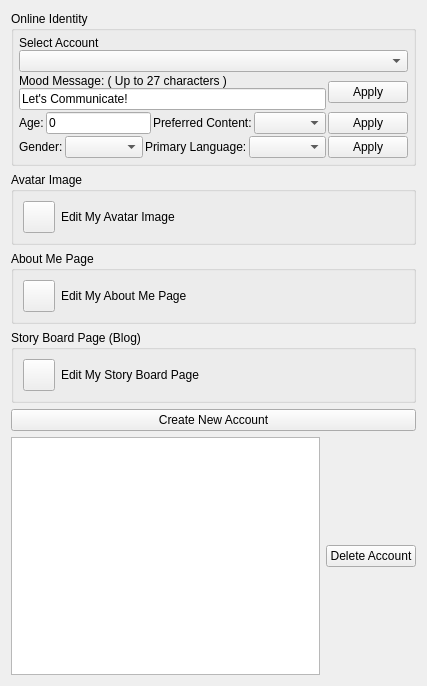
<?xml version="1.0" encoding="UTF-8"?>
<ui version="4.0">
 <class>AppletUserIdentityUi</class>
 <widget class="QWidget" name="AppletUserIdentityUi">
  <property name="geometry">
   <rect>
    <x>0</x>
    <y>0</y>
    <width>427</width>
    <height>686</height>
   </rect>
  </property>
  <property name="sizePolicy">
   <sizepolicy hsizetype="Expanding" vsizetype="Expanding">
    <horstretch>0</horstretch>
    <verstretch>0</verstretch>
   </sizepolicy>
  </property>
  <property name="windowTitle">
   <string>User Identity</string>
  </property>
  <layout class="QVBoxLayout" name="verticalLayout_4">
   <item>
    <widget class="QGroupBox" name="m_OnlineIdentityGroupBox">
     <property name="title">
      <string>Online Identity</string>
     </property>
     <layout class="QVBoxLayout" name="verticalLayout_3">
      <property name="spacing">
       <number>2</number>
      </property>
      <property name="leftMargin">
       <number>5</number>
      </property>
      <property name="topMargin">
       <number>5</number>
      </property>
      <property name="rightMargin">
       <number>5</number>
      </property>
      <property name="bottomMargin">
       <number>5</number>
      </property>
      <item>
       <layout class="QHBoxLayout" name="horizontalLayout_2">
        <item>
         <layout class="QVBoxLayout" name="verticalLayout_2">
          <property name="spacing">
           <number>0</number>
          </property>
          <item>
           <widget class="QLabel" name="m_UserNameLabel">
            <property name="text">
             <string>Select Account</string>
            </property>
           </widget>
          </item>
          <item>
           <widget class="QComboBox" name="m_AccountComboBox"/>
          </item>
         </layout>
        </item>
       </layout>
      </item>
      <item>
       <layout class="QHBoxLayout" name="horizontalLayout">
        <item>
         <layout class="QVBoxLayout" name="verticalLayout">
          <property name="spacing">
           <number>0</number>
          </property>
          <item>
           <widget class="QLabel" name="m_MoodMessageLabel">
            <property name="text">
             <string>Mood Message: ( Up to 27 characters )</string>
            </property>
           </widget>
          </item>
          <item>
           <widget class="QLineEdit" name="m_MoodMessageEdit">
            <property name="sizePolicy">
             <sizepolicy hsizetype="Expanding" vsizetype="Preferred">
              <horstretch>0</horstretch>
              <verstretch>0</verstretch>
             </sizepolicy>
            </property>
            <property name="text">
             <string>Let's Communicate!</string>
            </property>
           </widget>
          </item>
         </layout>
        </item>
        <item>
         <widget class="QPushButton" name="m_ApplyMoodButton">
          <property name="text">
           <string>Apply</string>
          </property>
         </widget>
        </item>
       </layout>
      </item>
      <item>
       <layout class="QHBoxLayout" name="horizontalLayout_5">
        <item>
         <widget class="QLabel" name="label_6">
          <property name="text">
           <string>Age:</string>
          </property>
         </widget>
        </item>
        <item>
         <widget class="QLineEdit" name="m_AgeEdit">
          <property name="sizePolicy">
           <sizepolicy hsizetype="Expanding" vsizetype="Preferred">
            <horstretch>0</horstretch>
            <verstretch>0</verstretch>
           </sizepolicy>
          </property>
          <property name="text">
           <string>0</string>
          </property>
         </widget>
        </item>
        <item>
         <widget class="QLabel" name="label">
          <property name="text">
           <string>Preferred Content:</string>
          </property>
         </widget>
        </item>
        <item>
         <widget class="QComboBox" name="m_ContentComboBox">
          <property name="sizePolicy">
           <sizepolicy hsizetype="Expanding" vsizetype="Preferred">
            <horstretch>0</horstretch>
            <verstretch>0</verstretch>
           </sizepolicy>
          </property>
         </widget>
        </item>
        <item>
         <widget class="QPushButton" name="m_ApplyAgeButton">
          <property name="text">
           <string>Apply</string>
          </property>
         </widget>
        </item>
       </layout>
      </item>
      <item>
       <layout class="QHBoxLayout" name="horizontalLayout_4">
        <item>
         <widget class="QLabel" name="label_3">
          <property name="text">
           <string>Gender:</string>
          </property>
         </widget>
        </item>
        <item>
         <widget class="QComboBox" name="m_GenderComboBox">
          <property name="sizePolicy">
           <sizepolicy hsizetype="Expanding" vsizetype="Preferred">
            <horstretch>0</horstretch>
            <verstretch>0</verstretch>
           </sizepolicy>
          </property>
         </widget>
        </item>
        <item>
         <widget class="QLabel" name="label_4">
          <property name="text">
           <string>Primary Language:</string>
          </property>
         </widget>
        </item>
        <item>
         <widget class="QComboBox" name="m_LanguageComboBox">
          <property name="sizePolicy">
           <sizepolicy hsizetype="Expanding" vsizetype="Preferred">
            <horstretch>0</horstretch>
            <verstretch>0</verstretch>
           </sizepolicy>
          </property>
         </widget>
        </item>
        <item>
         <widget class="QPushButton" name="m_ApplyGenderButton">
          <property name="text">
           <string>Apply</string>
          </property>
         </widget>
        </item>
       </layout>
      </item>
     </layout>
    </widget>
   </item>
   <item>
    <widget class="QGroupBox" name="m_AvatarImageGroupBox">
     <property name="sizePolicy">
      <sizepolicy hsizetype="Expanding" vsizetype="Preferred">
       <horstretch>0</horstretch>
       <verstretch>0</verstretch>
      </sizepolicy>
     </property>
     <property name="title">
      <string>Avatar Image</string>
     </property>
     <layout class="QHBoxLayout" name="horizontalLayout_6">
      <item>
       <widget class="VxPushButton" name="m_EditAvatarImageButton">
        <property name="minimumSize">
         <size>
          <width>32</width>
          <height>32</height>
         </size>
        </property>
        <property name="maximumSize">
         <size>
          <width>32</width>
          <height>32</height>
         </size>
        </property>
        <property name="text">
         <string/>
        </property>
        <property name="iconSize">
         <size>
          <width>48</width>
          <height>48</height>
         </size>
        </property>
       </widget>
      </item>
      <item>
       <widget class="QLabel" name="m_EditAvatarImageLabel">
        <property name="text">
         <string>Edit My Avatar Image</string>
        </property>
       </widget>
      </item>
     </layout>
    </widget>
   </item>
   <item>
    <widget class="QGroupBox" name="m_AboutMeGroupBox">
     <property name="sizePolicy">
      <sizepolicy hsizetype="Expanding" vsizetype="Preferred">
       <horstretch>0</horstretch>
       <verstretch>0</verstretch>
      </sizepolicy>
     </property>
     <property name="title">
      <string>About Me Page</string>
     </property>
     <layout class="QHBoxLayout" name="horizontalLayout_3">
      <item>
       <widget class="VxPushButton" name="m_EditAboutMeButton">
        <property name="minimumSize">
         <size>
          <width>32</width>
          <height>32</height>
         </size>
        </property>
        <property name="maximumSize">
         <size>
          <width>32</width>
          <height>32</height>
         </size>
        </property>
        <property name="text">
         <string/>
        </property>
        <property name="iconSize">
         <size>
          <width>48</width>
          <height>48</height>
         </size>
        </property>
       </widget>
      </item>
      <item>
       <widget class="QLabel" name="m_EditAboutMeLabel">
        <property name="text">
         <string>Edit My About Me Page</string>
        </property>
       </widget>
      </item>
     </layout>
    </widget>
   </item>
   <item>
    <widget class="QGroupBox" name="m_StoryBoardGroupBox">
     <property name="sizePolicy">
      <sizepolicy hsizetype="Expanding" vsizetype="Preferred">
       <horstretch>0</horstretch>
       <verstretch>0</verstretch>
      </sizepolicy>
     </property>
     <property name="title">
      <string>Story Board Page (Blog)</string>
     </property>
     <layout class="QHBoxLayout" name="horizontalLayout_7">
      <item>
       <widget class="VxPushButton" name="m_EditStoryboardButton">
        <property name="minimumSize">
         <size>
          <width>32</width>
          <height>32</height>
         </size>
        </property>
        <property name="maximumSize">
         <size>
          <width>32</width>
          <height>32</height>
         </size>
        </property>
        <property name="text">
         <string/>
        </property>
        <property name="iconSize">
         <size>
          <width>48</width>
          <height>48</height>
         </size>
        </property>
       </widget>
      </item>
      <item>
       <widget class="QLabel" name="m_EditStoryboardLabel">
        <property name="text">
         <string>Edit My Story Board Page</string>
        </property>
       </widget>
      </item>
     </layout>
    </widget>
   </item>
   <item>
    <widget class="QPushButton" name="m_CreateNewAccountButton">
     <property name="text">
      <string>Create New Account</string>
     </property>
    </widget>
   </item>
   <item>
    <layout class="QHBoxLayout" name="horizontalLayout_8">
     <item>
      <widget class="QListWidget" name="m_AccountListWidget"/>
     </item>
     <item>
      <widget class="QPushButton" name="m_DeleteAccountButton">
       <property name="text">
        <string>Delete Account</string>
       </property>
      </widget>
     </item>
    </layout>
   </item>
  </layout>
 </widget>
 <customwidgets>
  <customwidget>
   <class>VxPushButton</class>
   <extends>QPushButton</extends>
   <header location="global">VxPushButton.h</header>
  </customwidget>
 </customwidgets>
 <resources/>
 <connections/>
</ui>
